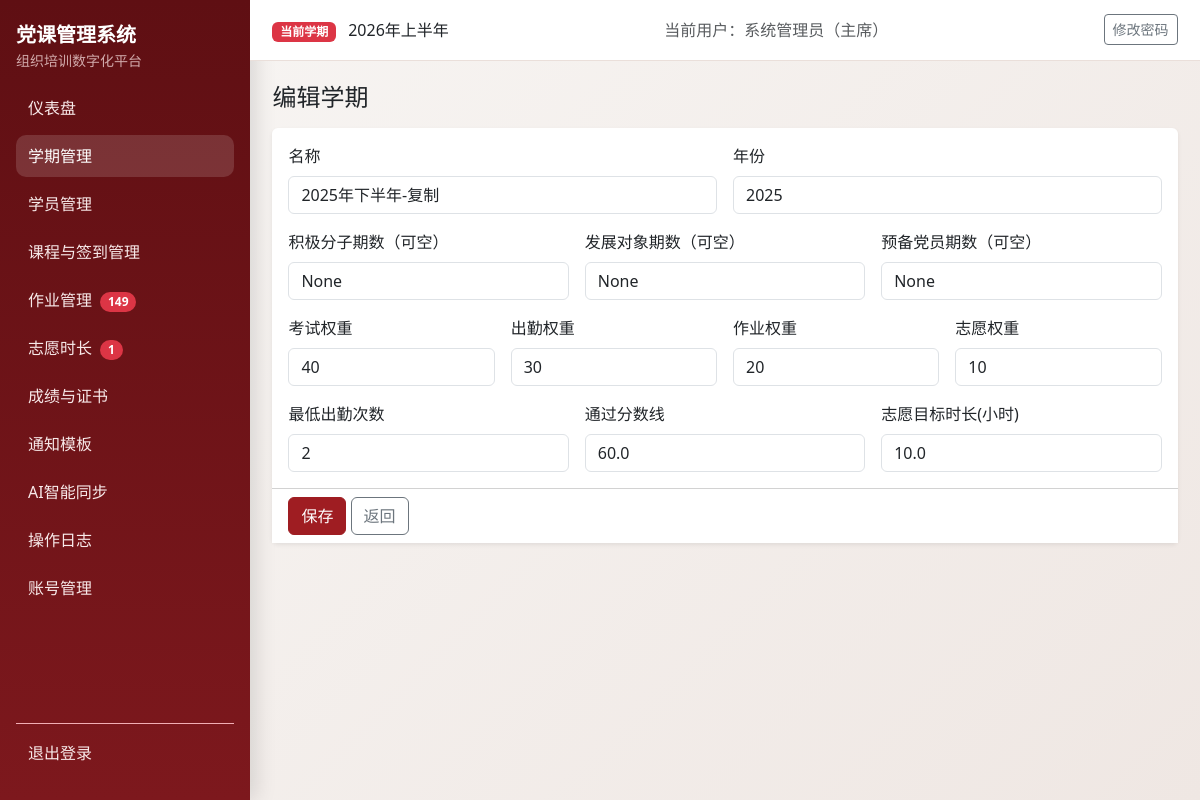
Screenshot of /semester/2/edit (signed in) with the database file from the repository.
### models.py (models this page shows, shortened)
class Semester(db.Model):
    __tablename__ = "semesters"
    id = db.Column(db.Integer, primary_key=True)
    name = db.Column(db.String(100), nullable=False)
    period_code = db.Column(db.String(20), nullable=True)
    period_positive = db.Column(db.String(20), nullable=True)
    period_development = db.Column(db.String(20), nullable=True)
    period_probationary = db.Column(db.String(20), nullable=True)
    year = db.Column(db.Integer, nullable=False)
    status = db.Column(db.String(20), nullable=False, default="active")
    exam_weight = db.Column(db.Integer, nullable=False, default=40)
    attendance_weight = db.Column(db.Integer, nullable=False, default=30)
    assignment_weight = db.Column(db.Integer, nullable=False, default=20)
    volunteer_weight = db.Column(db.Integer, nullable=False, default=10)
    pass_threshold = db.Column(db.Float, nullable=False, default=60.0)
    volunteer_target_hours = db.Column(db.Float, nullable=False, default=0.0)
    min_attendance_sessions = db.Column(db.Integer, nullable=False, default=2)
    created_at = db.Column(db.DateTime, default=datetime.utcnow, nullable=False)
    students = db.relationship("Student", back_populates="semester", cascade="all, delete-orphan")
    course_sessions = db.relationship("CourseSession", back_populates="semester", cascade="all, delete-orphan")
    assignments = db.relationship("Assignment", back_populates="semester", cascade="all, delete-orphan")
    volunteer_records = db.relationship(
        "VolunteerRecord", back_populates="semester", cascade="all, delete-orphan"
    )
    exam_records = db.relationship("ExamRecord", back_populates="semester", cascade="all, delete-orphan")
    final_scores = db.relationship("FinalScore", back_populates="semester", cascade="all, delete-orphan")

class User(UserMixin, db.Model):
    __tablename__ = "users"
    id = db.Column(db.Integer, primary_key=True)
    username = db.Column(db.String(80), unique=True, nullable=False, index=True)
    password_hash = db.Column(db.String(255), nullable=False)
    role = db.Column(db.String(20), nullable=False, default="staff")
    real_name = db.Column(db.String(80), nullable=True)
    created_at = db.Column(db.DateTime, default=datetime.utcnow, nullable=False)

### blueprints/semester.py (the view, shortened to what this page needs)
@semester_bp.route("/<int:semester_id>/edit", methods=["GET", "POST"])
@login_required
def edit_semester(semester_id: int):
	sem = db.session.get(Semester, semester_id)
	if not sem:
		flash("学期不存在。", "danger")
		return redirect(url_for("semester_bp.list_semesters"))
	return render_template("semester/form.html", semester=sem)

### authz.py (called while the page is built)
def normalize_role(role: str | None) -> str:
    value = (role or "staff").strip().lower()
    if value not in ROLE_LABELS:
        return "staff"
    return value

def role_label(role: str | None) -> str:
    return ROLE_LABELS.get(normalize_role(role), "干事")

def can_view_logs(role: str | None) -> bool:
    return normalize_role(role) in {"admin", "minister"}

def can_manage_accounts(role: str | None) -> bool:
    return normalize_role(role) == "admin"

def can_edit_notification_templates(role: str | None) -> bool:
    return normalize_role(role) in {"admin", "minister"}

### templates/semester/form.html (shortened to what this page needs)
{% extends "base.html" %}
{% block content %}
<h1 class="h4 mb-3">{{ '编辑学期' if semester else '新建学期' }}</h1>
<form method="post" class="card border-0 shadow-sm">
  <div class="card-body row g-3">
    <div class="col-md-6">
      <label class="form-label">名称</label>
      <input class="form-control" name="name" required value="{{ semester.name if semester else '' }}">
    </div>
    <div class="col-md-6">
      <label class="form-label">年份</label>
      <input class="form-control" type="number" name="year" required min="2000" max="2100" value="{{ semester.year if semester else '' }}">
    </div>
    <div class="col-md-4">
      <label class="form-label">积极分子期数（可空）</label>
      <input class="form-control" name="period_positive" placeholder="例如 152" value="{{ semester.period_positive if semester else '' }}">
    </div>
    <div class="col-md-4">
      <label class="form-label">发展对象期数（可空）</label>
      <input class="form-control" name="period_development" placeholder="例如 153" value="{{ semester.period_development if semester else '' }}">
    </div>
    <div class="col-md-4">
      <label class="form-label">预备党员期数（可空）</label>
      <input class="form-control" name="period_probationary" placeholder="例如 154" value="{{ semester.period_probationary if semester else '' }}">
    </div>
    <div class="col-md-3"><label class="form-label">考试权重</label><input class="form-control" type="number" name="exam_weight" required min="0" max="100" value="{{ semester.exam_weight if semester else 40 }}"></div>
    <div class="col-md-3"><label class="form-label">出勤权重</label><input class="form-control" type="number" name="attendance_weight" required min="0" max="100" value="{{ semester.attendance_weight if semester else 30 }}"></div>
    <div class="col-md-3"><label class="form-label">作业权重</label><input class="form-control" type="number" name="assignment_weight" required min="0" max="100" value="{{ semester.assignment_weight if semester else 20 }}"></div>
    <div class="col-md-3"><label class="form-label">志愿权重</label><input class="form-control" type="number" name="volunteer_weight" required min="0" max="100" value="{{ semester.volunteer_weight if semester else 10 }}"></div>
    <div class="col-md-4"><label class="form-label">最低出勤次数</label><input class="form-control" type="number" name="min_attendance_sessions" min="0" value="{{ semester.min_attendance_sessions if semester else 2 }}"></div>
    <div class="col-md-4"><label class="form-label">通过分数线</label><input class="form-control" type="number" step="0.1" name="pass_threshold" min="0" max="100" value="{{ semester.pass_threshold if semester else 60 }}"></div>
    <div class="col-md-4"><label class="form-label">志愿目标时长(小时)</label><input class="form-control" type="number" step="0.1" name="volunteer_target_hours" min="0" value="{{ semester.volunteer_target_hours if semester else 0 }}"></div>
  </div>
  <div class="card-footer bg-white">
    <button class="btn btn-primary">保存</button>
    <a class="btn btn-outline-secondary" href="{{ url_for('semester_bp.list_semesters') }}">返回</a>
  </div>
</form>
{% endblock %}

### templates/base.html (shortened to what this page needs)
<!doctype html>
<html lang="zh-CN">
<head>
  <link href="https://cdn.jsdelivr.net/npm/bootstrap@5.3.3/dist/css/bootstrap.min.css" rel="stylesheet">
</head>
<body>
  {% if current_user.is_authenticated %}
  {% set endpoint = request.endpoint or '' %}
  {% set bp = request.blueprint or '' %}
  <div class="layout">
    <aside class="sidebar d-flex flex-column">
      <div class="mb-3">
        <div class="fw-bold fs-5 text-white">党课管理系统</div>
        <div class="small opacity-75">组织培训数字化平台</div>
      </div>
      <nav class="nav flex-column mb-3">
        <a class="nav-link {% if endpoint == 'auth_bp.dashboard' %}active{% endif %}" href="{{ url_for('auth_bp.dashboard') }}">仪表盘</a>
        <a class="nav-link {% if bp == 'semester_bp' %}active{% endif %}" href="{{ url_for('semester_bp.list_semesters') }}">学期管理</a>
        <a class="nav-link {% if bp == 'students_bp' %}active{% endif %}" href="{{ url_for('students_bp.list_students') }}">学员管理</a>
        <a class="nav-link {% if bp in ['courses_bp', 'attendance_bp'] %}active{% endif %}" href="{{ url_for('courses_bp.list_courses') }}">课程与签到管理</a>
        <a class="nav-link {% if bp == 'assignments_bp' %}active{% endif %}" href="{{ url_for('assignments_bp.assignments_overview') }}">作业管理
          {% if pending_assignment_students > 0 %}
            <span class="badge rounded-pill text-bg-danger ms-1">{{ pending_assignment_students }}</span>
          {% endif %}
        </a>
        <a class="nav-link {% if bp == 'volunteers_bp' %}active{% endif %}" href="{{ url_for('volunteers_bp.volunteer_overview') }}">志愿时长
          {% if pending_volunteer_records > 0 %}
            <span class="badge rounded-pill text-bg-danger ms-1">{{ pending_volunteer_records }}</span>
          {% endif %}
        </a>
        <a class="nav-link {% if bp == 'scores_bp' %}active{% endif %}" href="{{ url_for('scores_bp.result_overview') }}">成绩与证书</a>
        <a class="nav-link {% if bp == 'notifications_bp' %}active{% endif %}" href="{{ url_for('notifications_bp.template_list') }}">通知模板</a>
        <a class="nav-link {% if bp == 'ai_tools_bp' %}active{% endif %}" href="{{ url_for('ai_tools_bp.index') }}">AI智能同步</a>
        {% if can_view_logs %}
        <a class="nav-link {% if endpoint == 'auth_bp.operation_logs' %}active{% endif %}" href="{{ url_for('auth_bp.operation_logs') }}">操作日志</a>
        {% endif %}
        {% if can_manage_accounts %}
        <a class="nav-link {% if endpoint == 'auth_bp.account_list' %}active{% endif %}" href="{{ url_for('auth_bp.account_list') }}">账号管理</a>
        {% endif %}
      </nav>
      <div class="mt-auto pt-2 border-top border-danger-subtle">
        <form method="post" action="{{ url_for('auth_bp.logout') }}">
          <button type="submit" class="nav-link border-0 bg-transparent w-100 text-start">退出登录</button>
        </form>
      </div>
    </aside>
    <div class="content-wrap">
      <header class="topbar">
        <div>
          <span class="badge text-bg-danger">当前学期</span>
          <span class="ms-2">{{ current_semester.name if current_semester else '未设置激活学期' }}</span>
        </div>
        <div class="text-muted">当前用户：{{ current_user.real_name or current_user.username }}（{{ current_user_role_label }}）</div>
        <div>
          <a class="btn btn-sm btn-outline-secondary" href="{{ url_for('auth_bp.change_password') }}">修改密码</a>
        </div>
      </header>
      <main class="page-content">
        {% block content %}{% endblock %}
      </main>
    </div>
  </div>
  {% else %}
    {% block auth_content %}{% endblock %}
  {% endif %}
</body>
</html>

### templates/base.html (style rules this page uses)
:root { --pc-primary: #9f1d22; --pc-primary-dark: #7f1519; --pc-sidebar-bg: #5f0f13; --pc-sidebar-text: #f6dddd; --pc-bg: #f8f6f4; --pc-card: #ffffff; }
body { background: linear-gradient(135deg, #f8f6f4 0%, #efe7e3 100%); min-height: 100vh; }
.layout { display: flex; min-height: 100vh; }
.sidebar { width: 250px; background: linear-gradient(180deg, var(--pc-sidebar-bg), #7d181d); color: var(--pc-sidebar-text); position: fixed; top: 0; left: 0; bottom: 0; padding: 1.25rem 1rem; box-shadow: 6px 0 20px rgba(0, 0, 0, 0.12); }
.sidebar .nav-link { color: #f8eaea; border-radius: 10px; margin-bottom: 0.4rem; padding: 0.55rem 0.75rem; }
.sidebar .nav-link.active, .sidebar .nav-link:hover { background: rgba(255, 255, 255, 0.14); color: #fff; }
.content-wrap { margin-left: 250px; width: calc(100% - 250px); }
.topbar { background: var(--pc-card); border-bottom: 1px solid #eadfda; padding: 0.9rem 1.4rem; display: flex; justify-content: space-between; align-items: center; position: sticky; top: 0; z-index: 5; }
.page-content { padding: 1.4rem; }
.btn-primary { background-color: var(--pc-primary); border-color: var(--pc-primary); }

### rows the page displays
Semester: name "2026年上半年"
User: real_name "系统管理员"
Semester: name "2025年下半年-复制", year "2025", period_positive "None", period_development "None", period_probationary "None", exam_weight "40", attendance_weight "30", assignment_weight "20", volunteer_weight "10", min_attendance_sessions "2", pass_threshold "60.0", volunteer_target_hours "10.0"

### other values shown
{{ pending_assignment_students }} "149"
{{ pending_volunteer_records }} "1"
{{ current_user_role_label }} "主席"
{{ '编辑学期' if semester else '新建学期' }} "编辑学期"
